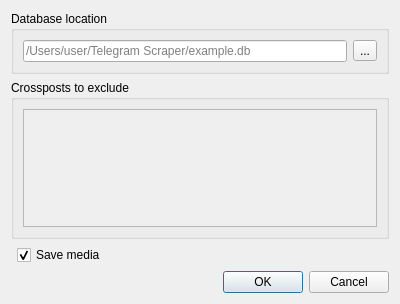
<?xml version="1.0" encoding="UTF-8"?>
<ui version="4.0">
 <class>Dialog</class>
 <widget class="QDialog" name="Dialog">
  <property name="geometry">
   <rect>
    <x>0</x>
    <y>0</y>
    <width>400</width>
    <height>304</height>
   </rect>
  </property>
  <property name="windowTitle">
   <string>Settings</string>
  </property>
  <layout class="QGridLayout" name="gridLayout">
   <item row="2" column="1">
    <widget class="QCheckBox" name="media_sv">
     <property name="text">
      <string>Save media</string>
     </property>
     <property name="checked">
      <bool>true</bool>
     </property>
    </widget>
   </item>
   <item row="3" column="1">
    <widget class="QDialogButtonBox" name="buttonBox">
     <property name="focusPolicy">
      <enum>Qt::NoFocus</enum>
     </property>
     <property name="orientation">
      <enum>Qt::Horizontal</enum>
     </property>
     <property name="standardButtons">
      <set>QDialogButtonBox::Cancel|QDialogButtonBox::Ok</set>
     </property>
    </widget>
   </item>
   <item row="1" column="0" colspan="2">
    <widget class="QGroupBox" name="x_post_grp">
     <property name="title">
      <string>Crossposts to exclude</string>
     </property>
     <layout class="QVBoxLayout" name="verticalLayout">
      <item>
       <widget class="QScrollArea" name="x_posts_area">
        <property name="minimumSize">
         <size>
          <width>0</width>
          <height>100</height>
         </size>
        </property>
        <property name="widgetResizable">
         <bool>true</bool>
        </property>
        <widget class="QWidget" name="scrollAreaWidgetContents">
         <property name="geometry">
          <rect>
           <x>0</x>
           <y>0</y>
           <width>344</width>
           <height>98</height>
          </rect>
         </property>
        </widget>
       </widget>
      </item>
     </layout>
    </widget>
   </item>
   <item row="0" column="0" colspan="2">
    <widget class="QGroupBox" name="db_group">
     <property name="title">
      <string>Database location</string>
     </property>
     <property name="flat">
      <bool>false</bool>
     </property>
     <layout class="QHBoxLayout" name="horizontalLayout">
      <item>
       <widget class="QLineEdit" name="db_loc">
        <property name="readOnly">
         <bool>false</bool>
        </property>
        <property name="placeholderText">
         <string>/Users/user/Telegram Scraper/example.db</string>
        </property>
       </widget>
      </item>
      <item>
       <widget class="QToolButton" name="db_edit">
        <property name="text">
         <string>...</string>
        </property>
        <property name="icon">
         <iconset>
          <normaloff>edit_pencil.png</normaloff>edit_pencil.png</iconset>
        </property>
       </widget>
      </item>
     </layout>
    </widget>
   </item>
  </layout>
 </widget>
 <resources/>
 <connections>
  <connection>
   <sender>buttonBox</sender>
   <signal>accepted()</signal>
   <receiver>Dialog</receiver>
   <slot>accept()</slot>
   <hints>
    <hint type="sourcelabel">
     <x>248</x>
     <y>254</y>
    </hint>
    <hint type="destinationlabel">
     <x>157</x>
     <y>274</y>
    </hint>
   </hints>
  </connection>
  <connection>
   <sender>buttonBox</sender>
   <signal>rejected()</signal>
   <receiver>Dialog</receiver>
   <slot>reject()</slot>
   <hints>
    <hint type="sourcelabel">
     <x>316</x>
     <y>260</y>
    </hint>
    <hint type="destinationlabel">
     <x>286</x>
     <y>274</y>
    </hint>
   </hints>
  </connection>
 </connections>
</ui>
